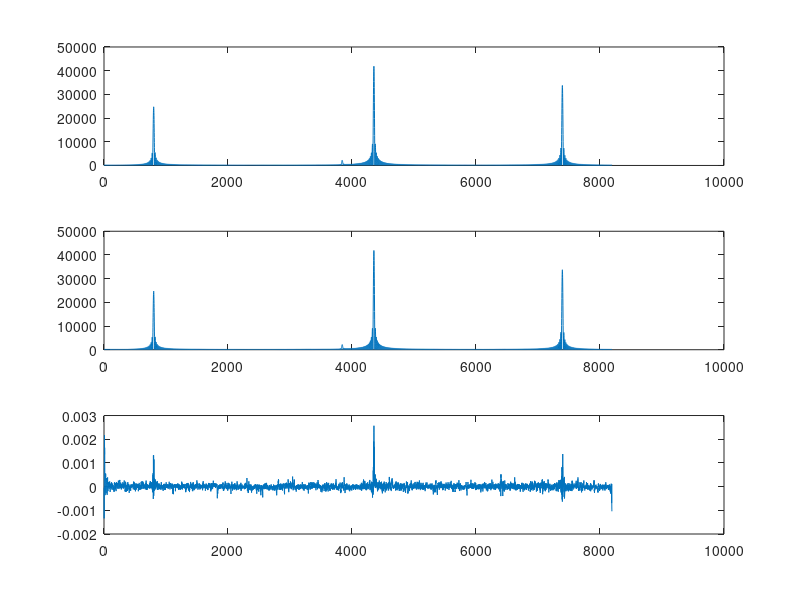

Source code (MATLAB):
%open input file and read values into input
fd=fopen('inputs.txt','r');
input = fscanf(fd,'%f');
fclose(fd);

%open outputs from hardware fft and read into outFromHW
fd=fopen('outputs.txt','r');
outFromHW = fscanf(fd,'%f');
fclose(fd);

%calculate number of floats in input.txt
len1 = length(input);
%calculate number of complex points
len2 = len1/2;

%initialize real and imaginary points
re1 = 1:len2;
im1 = 1:len2;
re2 = 1:len2;
im2 = 1:len2;

%read even values into real array and odd into imaginarly array
%values in input array alternate between real and imaginary
j=1;
for i = 1:len1
    %if i is even value is imaginary
    if (mod(i,2) == 0)
        im1(j)=input(i);
        j = j + 1;
    %if i is odd value is real
    else
        re1(j)=input(i);
    end
end

%read even values into real array and odd into imaginarly array
%values in outFromHW array alternate between real and imaginary
j=1;
for i = 1:len1
    %if i is even value is imaginary
    if (mod(i,2) == 0)
        im2(j)=outFromHW(i);
        j = j + 1;
    %if i is odd value is real
    else
        re2(j)=outFromHW(i);
    end
end

%cast real and imaginary arrays as a single complex array
cplxFromInput = complex(re1,im1);

%cast HW data as a single complex array
%data is already a FFT so no other operations on data necessary 
HWFFT = complex(re2,im2);

%perform fft on input data
matlabFFT=fft(cplxFromInput);

%calculate different between HW and Matlab FFT
diff = abs(matlabFFT)-abs(HWFFT);

%plot matlab fft data first
% title('FFT from Matlab', 'FontName', 'Times');
% xlabel('Sample Points');
% ylabel('FFT Magnitude');
subplot(3,1,1);
plot(abs(matlabFFT));

%plot fft data from HW second
subplot(3,1,2);
% title('FFT from HW Accelerator');
% xlabel('Sample Points');
% ylabel('FFT Magnitude');
plot(abs(matlabFFT));
plot(abs(HWFFT));

%plot the difference
subplot(3,1,3);
% title('Difference Between Matlab and HW');
% xlabel('Sample Points');
% ylabel('FFT Magnitude');
plot(abs(matlabFFT));
plot(diff);


